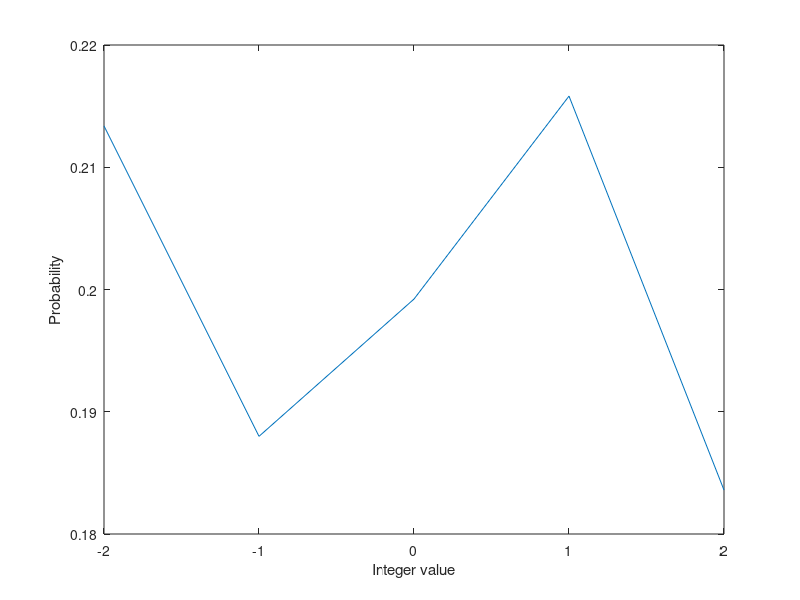

This chart was generated by the following MATLAB code:
n=(rand(1,2048)-0.5)*5;
i=1:2048;
y=1.0*sin(((2*pi)/64)*i+pi);
plot(n)
title('Random Noise')
xlabel('Samples')
ylabel('Amplitude')
Nmaxval=max(n)
Nminval=min(n)
Nmeanval=mean(n)
n2=n.*n;
Nmeansqre=sum(n2)/2048
Noiserms=sqrt(Nmeansqre)
Nvariance=var(n)
Nstandev=std(n)
y=y+n;
plot(y)
N = hist(n,-2:2);       
plot(-2:2,N./numel(n));  
xlabel('Integer value');
ylabel('Probability');